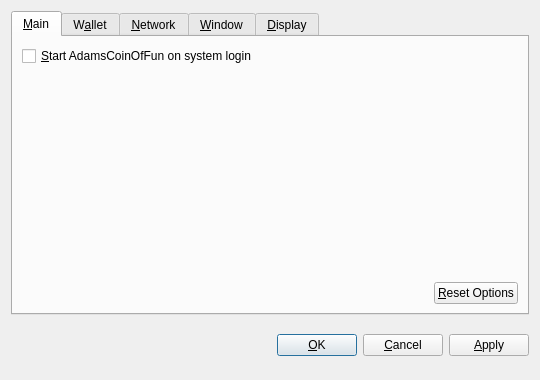
<?xml version="1.0" encoding="UTF-8"?>
<ui version="4.0">
 <class>OptionsDialog</class>
 <widget class="QDialog" name="OptionsDialog">
  <property name="geometry">
   <rect>
    <x>0</x>
    <y>0</y>
    <width>540</width>
    <height>380</height>
   </rect>
  </property>
  <property name="windowTitle">
   <string>Options</string>
  </property>
  <property name="modal">
   <bool>true</bool>
  </property>
  <layout class="QVBoxLayout" name="verticalLayout">
   <item>
    <widget class="QTabWidget" name="tabWidget">
     <property name="tabPosition">
      <enum>QTabWidget::North</enum>
     </property>
     <property name="currentIndex">
      <number>0</number>
     </property>
     <widget class="QWidget" name="tabMain">
      <attribute name="title">
       <string>&amp;Main</string>
      </attribute>
      <layout class="QVBoxLayout" name="verticalLayout_Main">
       <item>
        <widget class="QCheckBox" name="bitcoinAtStartup">
         <property name="toolTip">
          <string>Automatically start AdamsCoinOfFun after logging in to the system.</string>
         </property>
         <property name="text">
          <string>&amp;Start AdamsCoinOfFun on system login</string>
         </property>
        </widget>
       </item>
       <item>
        <spacer name="verticalSpacer_Main">
         <property name="orientation">
          <enum>Qt::Vertical</enum>
         </property>
         <property name="sizeHint" stdset="0">
          <size>
           <width>20</width>
           <height>40</height>
          </size>
         </property>
        </spacer>
       </item>
       <item>
        <layout class="QHBoxLayout" name="horizontalLayout_2_Main">
         <item>
          <spacer name="horizontalSpacer_2_Main">
           <property name="orientation">
            <enum>Qt::Horizontal</enum>
           </property>
           <property name="sizeHint" stdset="0">
            <size>
             <width>40</width>
             <height>20</height>
            </size>
           </property>
          </spacer>
         </item>
         <item>
          <widget class="QPushButton" name="resetButton">
           <property name="toolTip">
            <string>Reset all client options to default.</string>
           </property>
           <property name="text">
            <string>&amp;Reset Options</string>
           </property>
           <property name="autoDefault">
            <bool>false</bool>
           </property>
          </widget>
         </item>
        </layout>
       </item>
      </layout>
     </widget>
     <widget class="QWidget" name="tabWallet">
      <attribute name="title">
       <string>W&amp;allet</string>
      </attribute>
      <layout class="QVBoxLayout" name="verticalLayout_Network">
       <item>
        <widget class="QLabel" name="transactionFeeInfoLabel">
         <property name="text">
          <string>Optional transaction fee per kB that helps make sure your transactions are processed quickly. Most transactions are 1 kB.</string>
         </property>
         <property name="textFormat">
          <enum>Qt::PlainText</enum>
         </property>
         <property name="wordWrap">
          <bool>true</bool>
         </property>
        </widget>
       </item>
       <item>
        <layout class="QHBoxLayout" name="horizontalLayout_1_Main">
         <item>
          <widget class="QLabel" name="transactionFeeLabel">
           <property name="text">
            <string>Pay transaction &amp;fee</string>
           </property>
           <property name="textFormat">
            <enum>Qt::PlainText</enum>
           </property>
           <property name="buddy">
            <cstring>transactionFee</cstring>
           </property>
          </widget>
         </item>
         <item>
          <widget class="BitcoinAmountField" name="transactionFee"/>
         </item>
         <item>
          <spacer name="horizontalSpacer_1_Main">
           <property name="orientation">
            <enum>Qt::Horizontal</enum>
           </property>
           <property name="sizeHint" stdset="0">
            <size>
             <width>40</width>
             <height>20</height>
            </size>
           </property>
          </spacer>
         </item>
        </layout>
       </item>
       <item>
        <widget class="QLabel" name="label">
         <property name="text">
          <string>If you disable the spending of unconfirmed change, the change from a transaction cannot be used until that transaction has at least one confirmation. This also affects how your balance is computed.</string>
         </property>
         <property name="wordWrap">
          <bool>true</bool>
         </property>
        </widget>
       </item>
       <item>
        <widget class="QCheckBox" name="spendZeroConfChange">
         <property name="text">
          <string>Spend unconfirmed change  (experts only)</string>
         </property>
        </widget>
       </item>
       <item>
        <spacer name="verticalSpacer">
         <property name="orientation">
          <enum>Qt::Vertical</enum>
         </property>
         <property name="sizeHint" stdset="0">
          <size>
           <width>20</width>
           <height>40</height>
          </size>
         </property>
        </spacer>
       </item>
      </layout>
     </widget>
     <widget class="QWidget" name="tabNetwork">
      <attribute name="title">
       <string>&amp;Network</string>
      </attribute>
      <layout class="QVBoxLayout" name="verticalLayout_Network">
       <item>
        <widget class="QCheckBox" name="mapPortUpnp">
         <property name="toolTip">
          <string>Automatically open the AdamsCoinOfFun client port on the router. This only works when your router supports UPnP and it is enabled.</string>
         </property>
         <property name="text">
          <string>Map port using &amp;UPnP</string>
         </property>
        </widget>
       </item>
       <item>
        <widget class="QCheckBox" name="connectSocks">
         <property name="toolTip">
          <string>Connect to the AdamsCoinOfFun network through a SOCKS proxy (e.g. when connecting through Tor).</string>
         </property>
         <property name="text">
          <string>&amp;Connect through SOCKS proxy:</string>
         </property>
        </widget>
       </item>
       <item>
        <layout class="QHBoxLayout" name="horizontalLayout_Network">
         <item>
          <widget class="QLabel" name="proxyIpLabel">
           <property name="text">
            <string>Proxy &amp;IP:</string>
           </property>
           <property name="textFormat">
            <enum>Qt::PlainText</enum>
           </property>
           <property name="buddy">
            <cstring>proxyIp</cstring>
           </property>
          </widget>
         </item>
         <item>
          <widget class="QValidatedLineEdit" name="proxyIp">
           <property name="maximumSize">
            <size>
             <width>140</width>
             <height>16777215</height>
            </size>
           </property>
           <property name="toolTip">
            <string>IP address of the proxy (e.g. 127.0.0.1)</string>
           </property>
          </widget>
         </item>
         <item>
          <widget class="QLabel" name="proxyPortLabel">
           <property name="text">
            <string>&amp;Port:</string>
           </property>
           <property name="textFormat">
            <enum>Qt::PlainText</enum>
           </property>
           <property name="buddy">
            <cstring>proxyPort</cstring>
           </property>
          </widget>
         </item>
         <item>
          <widget class="QLineEdit" name="proxyPort">
           <property name="maximumSize">
            <size>
             <width>55</width>
             <height>16777215</height>
            </size>
           </property>
           <property name="toolTip">
            <string>Port of the proxy (e.g. 9050)</string>
           </property>
          </widget>
         </item>
         <item>
          <widget class="QLabel" name="socksVersionLabel">
           <property name="text">
            <string>SOCKS &amp;Version:</string>
           </property>
           <property name="textFormat">
            <enum>Qt::PlainText</enum>
           </property>
           <property name="buddy">
            <cstring>socksVersion</cstring>
           </property>
          </widget>
         </item>
         <item>
          <widget class="QValueComboBox" name="socksVersion">
           <property name="toolTip">
            <string>SOCKS version of the proxy (e.g. 5)</string>
           </property>
          </widget>
         </item>
         <item>
          <spacer name="horizontalSpacer_Network">
           <property name="orientation">
            <enum>Qt::Horizontal</enum>
           </property>
           <property name="sizeHint" stdset="0">
            <size>
             <width>40</width>
             <height>20</height>
            </size>
           </property>
          </spacer>
         </item>
        </layout>
       </item>
       <item>
        <spacer name="verticalSpacer_Network">
         <property name="orientation">
          <enum>Qt::Vertical</enum>
         </property>
         <property name="sizeHint" stdset="0">
          <size>
           <width>20</width>
           <height>40</height>
          </size>
         </property>
        </spacer>
       </item>
      </layout>
     </widget>
     <widget class="QWidget" name="tabWindow">
      <attribute name="title">
       <string>&amp;Window</string>
      </attribute>
      <layout class="QVBoxLayout" name="verticalLayout_Window">
       <item>
        <widget class="QCheckBox" name="minimizeToTray">
         <property name="toolTip">
          <string>Show only a tray icon after minimizing the window.</string>
         </property>
         <property name="text">
          <string>&amp;Minimize to the tray instead of the taskbar</string>
         </property>
        </widget>
       </item>
       <item>
        <widget class="QCheckBox" name="minimizeOnClose">
         <property name="toolTip">
          <string>Minimize instead of exit the application when the window is closed. When this option is enabled, the application will be closed only after selecting Quit in the menu.</string>
         </property>
         <property name="text">
          <string>M&amp;inimize on close</string>
         </property>
        </widget>
       </item>
       <item>
        <spacer name="verticalSpacer_Window">
         <property name="orientation">
          <enum>Qt::Vertical</enum>
         </property>
         <property name="sizeHint" stdset="0">
          <size>
           <width>20</width>
           <height>40</height>
          </size>
         </property>
        </spacer>
       </item>
      </layout>
     </widget>
     <widget class="QWidget" name="tabDisplay">
      <attribute name="title">
       <string>&amp;Display</string>
      </attribute>
      <layout class="QVBoxLayout" name="verticalLayout_Display">
       <item>
        <layout class="QHBoxLayout" name="horizontalLayout_1_Display">
         <item>
          <widget class="QLabel" name="langLabel">
           <property name="text">
            <string>User Interface &amp;language:</string>
           </property>
           <property name="textFormat">
            <enum>Qt::PlainText</enum>
           </property>
           <property name="buddy">
            <cstring>lang</cstring>
           </property>
          </widget>
         </item>
         <item>
          <widget class="QValueComboBox" name="lang">
           <property name="toolTip">
            <string>The user interface language can be set here. This setting will take effect after restarting AdamsCoinOfFun.</string>
           </property>
          </widget>
         </item>
        </layout>
       </item>
       <item>
        <layout class="QHBoxLayout" name="horizontalLayout_2_Display">
         <item>
          <widget class="QLabel" name="unitLabel">
           <property name="text">
            <string>&amp;Unit to show amounts in:</string>
           </property>
           <property name="textFormat">
            <enum>Qt::PlainText</enum>
           </property>
           <property name="buddy">
            <cstring>unit</cstring>
           </property>
          </widget>
         </item>
         <item>
          <widget class="QValueComboBox" name="unit">
           <property name="toolTip">
            <string>Choose the default subdivision unit to show in the interface and when sending coins.</string>
           </property>
          </widget>
         </item>
        </layout>
       </item>
       <item>
        <widget class="QCheckBox" name="displayAddresses">
         <property name="toolTip">
          <string>Whether to show AdamsCoinOfFun addresses in the transaction list or not.</string>
         </property>
         <property name="text">
          <string>&amp;Display addresses in transaction list</string>
         </property>
        </widget>
       </item>
       <item>
        <widget class="QCheckBox" name="coinControlFeatures">
         <property name="toolTip">
          <string>Whether to show coin control features or not.</string>
         </property>
         <property name="text">
          <string>Display coin &amp;control features (experts only!)</string>
         </property>
        </widget>
       </item>
       <item>
        <spacer name="verticalSpacer_Display">
         <property name="orientation">
          <enum>Qt::Vertical</enum>
         </property>
         <property name="sizeHint" stdset="0">
          <size>
           <width>20</width>
           <height>40</height>
          </size>
         </property>
        </spacer>
       </item>
      </layout>
     </widget>
    </widget>
   </item>
   <item>
    <layout class="QHBoxLayout" name="horizontalLayout_Buttons">
     <item>
      <spacer name="horizontalSpacer_1">
       <property name="orientation">
        <enum>Qt::Horizontal</enum>
       </property>
       <property name="sizeHint" stdset="0">
        <size>
         <width>40</width>
         <height>48</height>
        </size>
       </property>
      </spacer>
     </item>
     <item>
      <widget class="QLabel" name="statusLabel">
       <property name="font">
        <font>
         <weight>75</weight>
         <bold>true</bold>
        </font>
       </property>
       <property name="text">
        <string/>
       </property>
       <property name="textFormat">
        <enum>Qt::PlainText</enum>
       </property>
       <property name="wordWrap">
        <bool>true</bool>
       </property>
      </widget>
     </item>
     <item>
      <spacer name="horizontalSpacer_2">
       <property name="orientation">
        <enum>Qt::Horizontal</enum>
       </property>
       <property name="sizeHint" stdset="0">
        <size>
         <width>40</width>
         <height>48</height>
        </size>
       </property>
      </spacer>
     </item>
     <item>
      <widget class="QPushButton" name="okButton">
       <property name="text">
        <string>&amp;OK</string>
       </property>
      </widget>
     </item>
     <item>
      <widget class="QPushButton" name="cancelButton">
       <property name="text">
        <string>&amp;Cancel</string>
       </property>
       <property name="autoDefault">
        <bool>false</bool>
       </property>
      </widget>
     </item>
     <item>
      <widget class="QPushButton" name="applyButton">
       <property name="text">
        <string>&amp;Apply</string>
       </property>
       <property name="autoDefault">
        <bool>false</bool>
       </property>
      </widget>
     </item>
    </layout>
   </item>
  </layout>
 </widget>
 <customwidgets>
  <customwidget>
   <class>BitcoinAmountField</class>
   <extends>QSpinBox</extends>
   <header>bitcoinamountfield.h</header>
  </customwidget>
  <customwidget>
   <class>QValueComboBox</class>
   <extends>QComboBox</extends>
   <header>qvaluecombobox.h</header>
  </customwidget>
  <customwidget>
   <class>QValidatedLineEdit</class>
   <extends>QLineEdit</extends>
   <header>qvalidatedlineedit.h</header>
  </customwidget>
 </customwidgets>
 <resources/>
 <connections/>
</ui>
